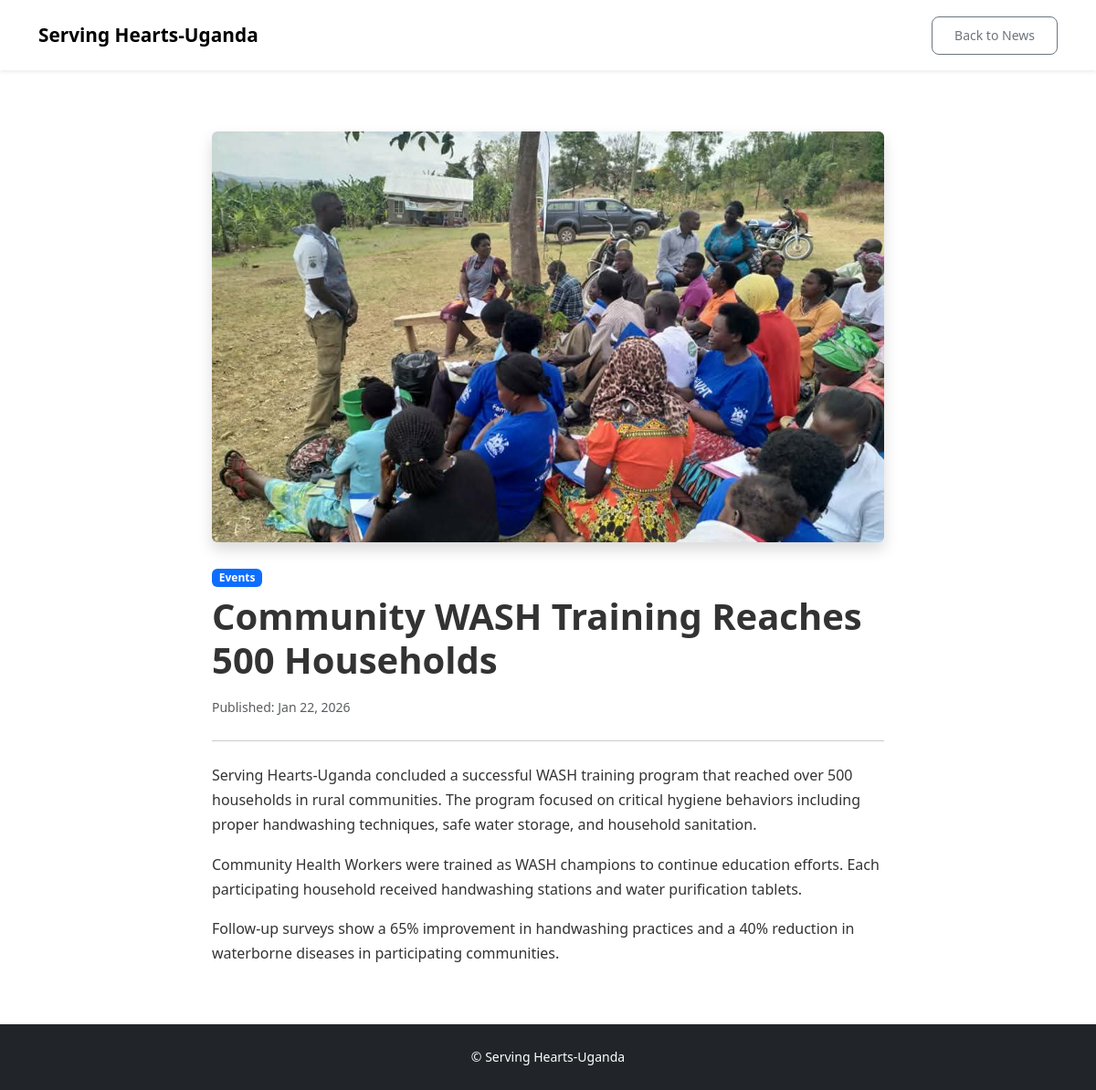
Screenshot of /news-single.php?slug=community-wash-training-reaches-500-households with the database file from the repository.
### tables this page shows
CREATE TABLE `posts` (
  `id` int(11) NOT NULL,
  `title` varchar(200) NOT NULL,
  `slug` varchar(220) NOT NULL,
  `excerpt` text DEFAULT NULL,
  `content` longtext NOT NULL,
  `featured_image` varchar(255) DEFAULT NULL,
  `category` enum('programs','success_story','events','news','announcement') DEFAULT 'news',
  `status` enum('draft','published','archived') DEFAULT 'draft',
  `author_id` int(11) NOT NULL,
  `views` int(11) DEFAULT 0,
  `published_at` datetime DEFAULT NULL,
  `created_at` timestamp NOT NULL DEFAULT current_timestamp(),
  `updated_at` timestamp NOT NULL DEFAULT current_timestamp() ON UPDATE current_timestamp()
);

### includes/db.php (called while the page is built, shortened)
<?php
function executeQuery($pdo, $sql, $params = []) {
    try {
        $stmt = $pdo->prepare($sql);
        $stmt->execute($params);
        return $stmt;
    } catch (PDOException $e) {
        if (ENVIRONMENT === 'development') {
            die("Query Error: " . $e->getMessage());
        } else {
            error_log("Query Error: " . $e->getMessage(), 3, '../logs/db_errors.log');
            return false;
        }
    }
}
function fetchOne($pdo, $sql, $params = []) {
    $stmt = executeQuery($pdo, $sql, $params);
    return $stmt ? $stmt->fetch() : false;
}
function sanitize($data) {
    return htmlspecialchars(strip_tags(trim($data)), ENT_QUOTES, 'UTF-8');
}

### news-single.php (the view, shortened to what this page needs)
<?php
require_once 'includes/db.php';
$slug = isset($_GET['slug']) ? sanitize($_GET['slug']) : '';
$post = fetchOne($pdo, "SELECT * FROM posts WHERE slug = :slug AND status = 'published'", ['slug' => $slug]);
?>
<!DOCTYPE html>
<html lang="en">
<head>
    <link href="https://cdn.jsdelivr.net/npm/bootstrap@5.3.3/dist/css/bootstrap.min.css" rel="stylesheet">
    <link href="https://cdn.jsdelivr.net/npm/bootstrap-icons@1.11.3/font/bootstrap-icons.min.css" rel="stylesheet">
    <link rel="stylesheet" href="assets/css/style.css">
</head>
<body>
    <nav class="navbar navbar-expand-lg navbar-light bg-white fixed-top shadow-sm">
        <div class="container">
            <a class="navbar-brand fw-bold" href="index.php">Serving Hearts-Uganda</a>
            <a href="news.php" class="btn btn-outline-secondary btn-sm">Back to News</a>
        </div>
    </nav>
    <section class="py-5 mt-5">
        <div class="container pt-5">
            <div class="row justify-content-center">
                <div class="col-lg-8">
                    <img src="<?= htmlspecialchars($post['featured_image']) ?>" class="img-fluid rounded mb-4 shadow w-100" style="max-height: 450px; object-fit: cover;">
                    <span class="badge bg-primary mb-2"><?= ucfirst($post['category']) ?></span>
                    <h1 class="fw-bold mb-3"><?= htmlspecialchars($post['title']) ?></h1>
                    <p class="text-muted small mb-4">Published: <?= date('M d, Y', strtotime($post['published_at'])) ?></p>
                    <hr>
                    <div class="news-content-area mt-4">
                        <?= $post['content'] ?>
                    </div>
                </div>
            </div>
        </div>
    </section>
    <footer class="bg-dark text-white py-4 text-center">
        <p class="small mb-0">&copy; Serving Hearts-Uganda</p>
    </footer>
</body>
</html>

### assets/css/style.css (style rules this page uses)
:root { --primary-color: #0d6efd; --secondary-color: #6c757d; --success-color: #198754; --danger-color: #dc3545; --warning-color: #ffc107; --info-color: #0dcaf0; --dark-color: #212529; --light-bg: #f8f9fa; --gradient-primary: linear-gradient(135deg, #667eea 0%, #764ba2 100%); --gradient-success: linear-gradient(135deg, #56ab2f 0%, #a8e063 100%); --gradient-info: linear-gradient(135deg, #2193b0 0%, #6dd5ed 100%); --gradient-warning: linear-gradient(135deg, #f093fb 0%, #f5576c 100%); }
body { font-family: 'Segoe UI', Tahoma, Geneva, Verdana, sans-serif; color: #333; line-height: 1.7; overflow-x: hidden; }
html { scroll-behavior: smooth; }
.navbar { padding: 1rem 0; transition: all 0.3s ease; backdrop-filter: blur(10px); }
.navbar-brand { font-size: 1.3rem; transition: transform 0.3s ease; }
footer { background-color: #1a1a1a !important; position: relative; }
.btn { border-radius: 8px; padding: 0.6rem 1.5rem; font-weight: 500; transition: all 0.3s ease; position: relative; overflow: hidden; }
.btn::before { content: ''; position: absolute; top: 50%; left: 50%; width: 0; height: 0; border-radius: 50%; background: rgba(255, 255, 255, 0.2); transform: translate(-50%, -50%); transition: width 0.6s, height 0.6s; }
* { transition-timing-function: cubic-bezier(0.4, 0, 0.2, 1); }

### rows the page displays
posts: featured_image (picture), category "Events", title "Community WASH Training Reaches 500 Households", published_at "Jan 22, 2026", content "Serving Hearts-Uganda concluded a successful WASH training program that reached over 500 households in rural communities. The program focused on critical hygiene behaviors including proper handwashing techniques, safe water storage, and household sanitation. Community Health Workers were trained as WASH champions to continue education efforts. Each participating household received handwashing stations and water purification tablets. Follow-up surveys show a 65% improvement in handwashing practices and a 40% reduction in waterborne diseases in participating communities."
